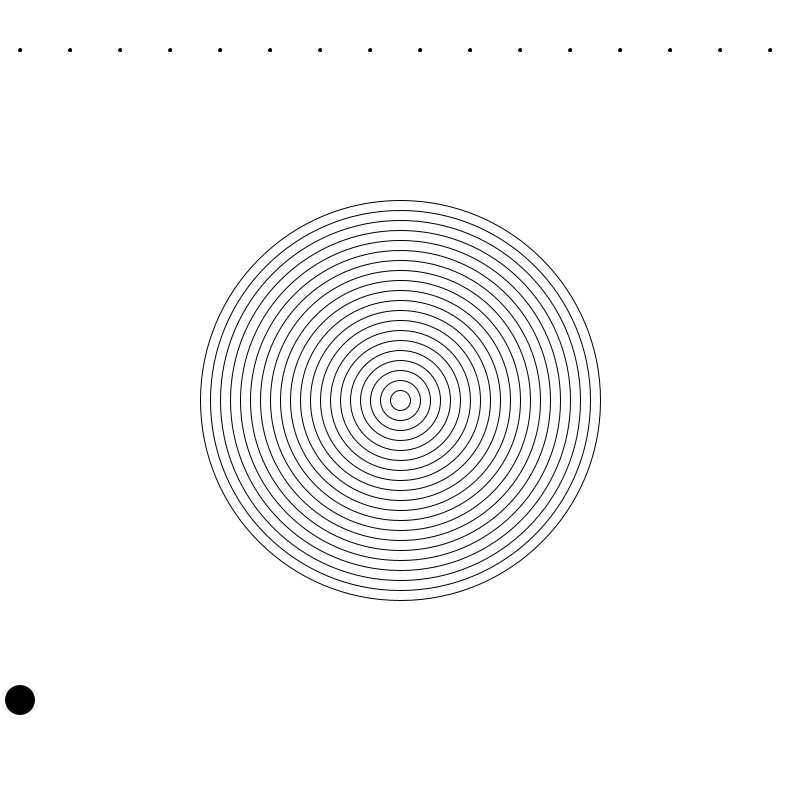
Frame 1 (no input)
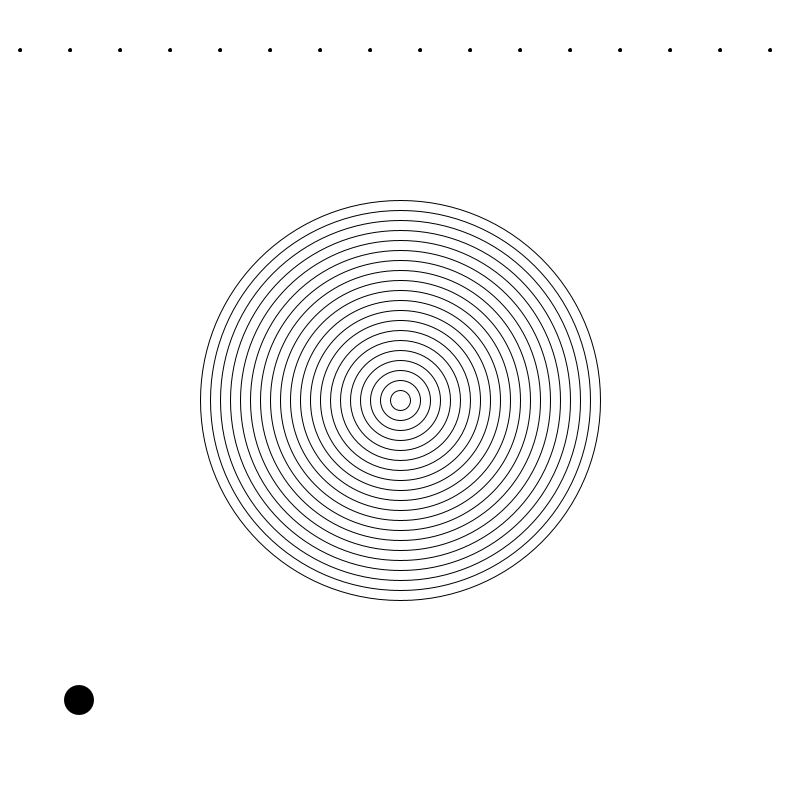
Frame 60 (the mouse pressed at the canvas centre just before this capture)
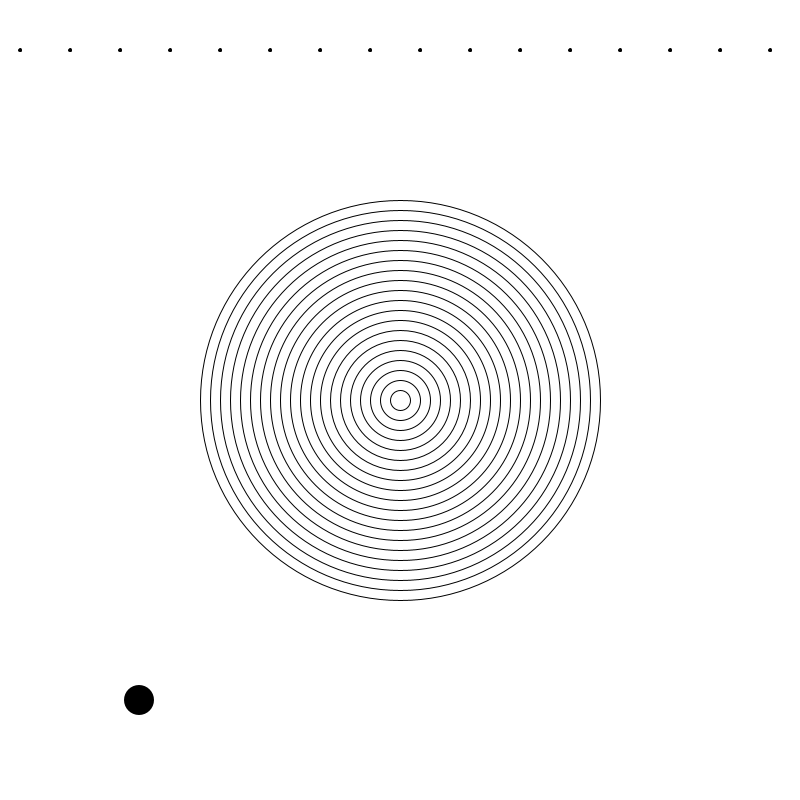
Frame 120 (the mouse held since frame 60 and released just before this capture)

The Processing sketch that drew these frames (run headless with seeded random() and noise(); from frame 60 on, the mouse is pressed at the canvas centre):

// Processing sketch: while_if_for_peldak_
// ── while_if_for_peldak_.pde
int atmero=400;
int pontx=20; int ponty=50;
int foltx=20; int folty=700;


void setup () {
  
  size (800, 800);
  background (255,255,255,255);
  
  while (atmero>0) { 
    ellipse (width/2, height/2,atmero,atmero);
    atmero=atmero-20;
  }
  
  fill (0,0,0);
  
  for (int i=0; i<20; i=i+1) {
    ellipse (pontx, ponty, 3,3);
    pontx=pontx+50;

  }
}
  
  void draw () {
    if (foltx<width){
    fill (255,255,255,255);
    noStroke ();
    ellipse (foltx, folty, 50,50);
    
    
    fill (0,0,0);
    ellipse (foltx, folty, 30, 30);
    
    foltx=foltx+1;
  }  
    }
  
